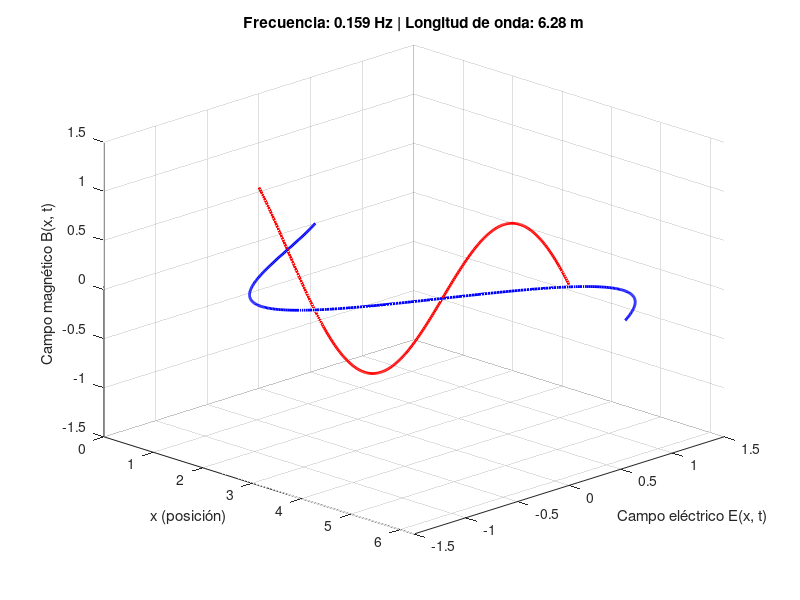

MATLAB code for this plot:
clear; clf; hold off;

% Parámetros físicos
v = 1.0;                   % velocidad de la onda
lambda = 2 * pi;           % longitud de onda
f = v / lambda;            % frecuencia

% Eje espacial (onda se propaga en x)
x = linspace(0, 2*pi, 300);  % una longitud de onda

% Tiempo de simulación
tfin = 10;
dt = 0.2;

% Animación de la onda electromagnética
for t = 0:dt:tfin
    % Onda viajera en y (campo eléctrico)
    Ey = sin(x - v*t);

    % Onda viajera en z (campo magnético)
    Bz = sin(x - v*t);

    % Limpiar y graficar
    clf;
    plot3(x, Ey, zeros(size(x)), 'b', 'LineWidth', 2); hold on;
    plot3(x, zeros(size(x)), Bz, 'r', 'LineWidth', 2);

    % Configuración gráfica
    xlabel('x (posición)');
    ylabel('Campo eléctrico E(x, t)');
    zlabel('Campo magnético B(x, t)');
    title(sprintf('Frecuencia: %.3f Hz | Longitud de onda: %.2f m', f, lambda));
    axis([0 2*pi -1.5 1.5 -1.5 1.5]);
    view(45, 25);  % vista 3D
    grid on;

    pause(0.1);
end

% Mostrar valores en consola
fprintf('Frecuencia: %.4f Hz\n', f);
fprintf('Longitud de onda: %.4f m\n', lambda);
